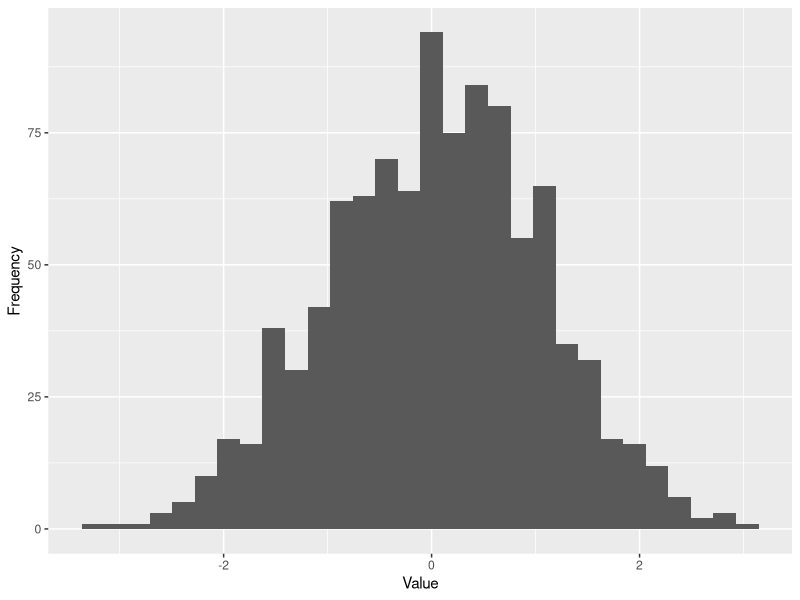

This chart was generated by the following R code:
## ---- chunk 1
knitr::opts_chunk$set(echo = TRUE)
## ---- chunk 2
# This is an R code chunk
# Here you can write code and R will run it when you generate your document
# and display the output below
6 * 7
## ---- chunk 3
sentence <- "Here, output gets included in the document but the code does not because the \"echo\" option is set locally to FALSE!"
cat(sentence)
## ---- chunk 4
library(ggplot2) # load the ggplot2 package
qplot(rnorm(1000), xlab = "Value", ylab = "Frequency") # basic quick histogram
## ---- chunk 5
# create a made up sequence of numbers and pretend they are the ages of our participants
age <- c(34, 22, 26, 25, 43,19, 19, 20, 33, 27, 27, 26, 54)
# calculate their mean, rounded to 2 decimal places
mean_age <- round(mean(age), digits = 2)
